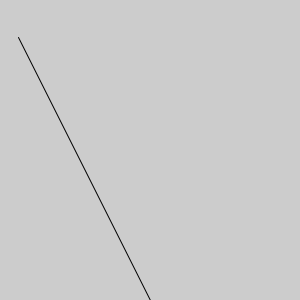
Frame 1 (no input)
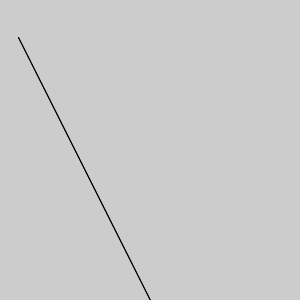
Frame 2 (the mouse pressed at the canvas centre, redrawn once)

The Processing sketch that drew these frames (run headless with seeded random() and noise(); the mouse was pressed at the canvas centre and the sketch redrawn once):

// Processing sketch: sketch_150820a
// ── sketch_150820a.pde
void setup() {
  size(300,300);
  noLoop();
}

void draw() {
  drawTree(150, 300, true);
}

void drawTree(int startX, int startY, boolean isRootNode) {
  int newX1 = startX/8;
  int newX2 = 9*newX1;
  int newY1 = startY/8;
  int newY2 = 9*startY;

  line(startX, startY, newX1, newY1);
  line(startX, startY, newX2, newY2);
  
  
}
